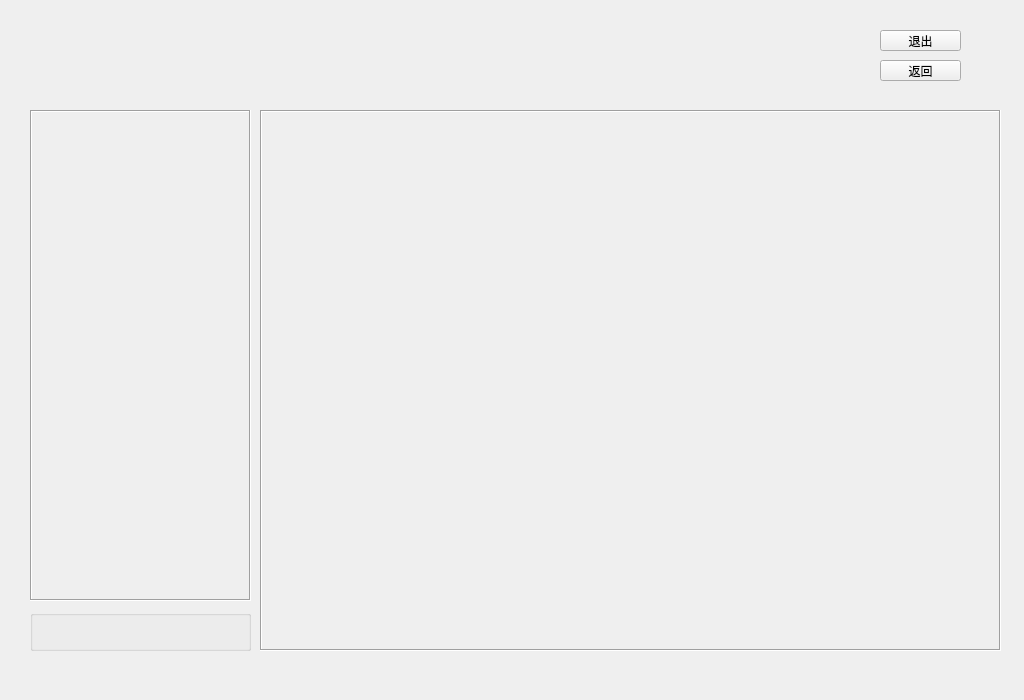
<?xml version="1.0" encoding="UTF-8"?>
<ui version="4.0">
 <class>bgWidget</class>
 <widget class="QWidget" name="bgWidget">
  <property name="geometry">
   <rect>
    <x>0</x>
    <y>0</y>
    <width>1024</width>
    <height>700</height>
   </rect>
  </property>
  <property name="minimumSize">
   <size>
    <width>1024</width>
    <height>700</height>
   </size>
  </property>
  <property name="maximumSize">
   <size>
    <width>1024</width>
    <height>700</height>
   </size>
  </property>
  <property name="windowTitle">
   <string>Form</string>
  </property>
  <property name="styleSheet">
   <string notr="true">/*QWidget[objectName=&quot;bgWidget&quot;] 
{
background-image: url(:/Images/Media/lobby.png);
}


QPushButton
{
border-image: url(:/Images/Media/btn_bg)0 312 0 0;
color: rgb(255, 255, 255);
}
QPushButton::hover
{ 
border-image: url(:/Images/Media/btn_bg)0 156 0 156;
color: rgb(255, 255, 255);
}
QPushButton::pressed
{ 
border-image: url(:/Images/Media/btn_bg)0 0 0 312;
color: rgb(255, 255, 255);
}

QScrollArea
{
	background-color: rgba(255, 255, 0, 50);
}

QWidget[objectName=&quot;scrollAreaWidgetContents&quot;]
{
	background-color: rgba(255, 255, 255, 0);
}

QWidget[objectName=&quot;scrollAreaWidgetContents_2&quot;]
{
	background-color: rgba(255, 255, 255, 0);
}*/</string>
  </property>
  <widget class="QPushButton" name="btn_back">
   <property name="geometry">
    <rect>
     <x>880</x>
     <y>60</y>
     <width>81</width>
     <height>21</height>
    </rect>
   </property>
   <property name="text">
    <string>返回</string>
   </property>
  </widget>
  <widget class="QScrollArea" name="gameList">
   <property name="geometry">
    <rect>
     <x>30</x>
     <y>110</y>
     <width>221</width>
     <height>491</height>
    </rect>
   </property>
   <property name="frameShape">
    <enum>QFrame::Box</enum>
   </property>
   <property name="verticalScrollBarPolicy">
    <enum>Qt::ScrollBarAlwaysOff</enum>
   </property>
   <property name="widgetResizable">
    <bool>true</bool>
   </property>
   <widget class="QWidget" name="scrollAreaWidgetContents">
    <property name="geometry">
     <rect>
      <x>0</x>
      <y>0</y>
      <width>219</width>
      <height>489</height>
     </rect>
    </property>
   </widget>
  </widget>
  <widget class="QScrollArea" name="tableList">
   <property name="geometry">
    <rect>
     <x>260</x>
     <y>110</y>
     <width>741</width>
     <height>541</height>
    </rect>
   </property>
   <property name="frameShape">
    <enum>QFrame::Box</enum>
   </property>
   <property name="frameShadow">
    <enum>QFrame::Sunken</enum>
   </property>
   <property name="verticalScrollBarPolicy">
    <enum>Qt::ScrollBarAlwaysOff</enum>
   </property>
   <property name="widgetResizable">
    <bool>true</bool>
   </property>
   <widget class="QWidget" name="scrollAreaWidgetContents_2">
    <property name="geometry">
     <rect>
      <x>0</x>
      <y>0</y>
      <width>739</width>
      <height>539</height>
     </rect>
    </property>
   </widget>
  </widget>
  <widget class="QPushButton" name="btn_quit">
   <property name="geometry">
    <rect>
     <x>880</x>
     <y>30</y>
     <width>81</width>
     <height>21</height>
    </rect>
   </property>
   <property name="text">
    <string>退出</string>
   </property>
  </widget>
  <widget class="QGroupBox" name="groupBox">
   <property name="geometry">
    <rect>
     <x>30</x>
     <y>610</y>
     <width>221</width>
     <height>41</height>
    </rect>
   </property>
   <property name="title">
    <string/>
   </property>
  </widget>
 </widget>
 <resources>
  <include location="client.qrc"/>
 </resources>
 <connections/>
</ui>
